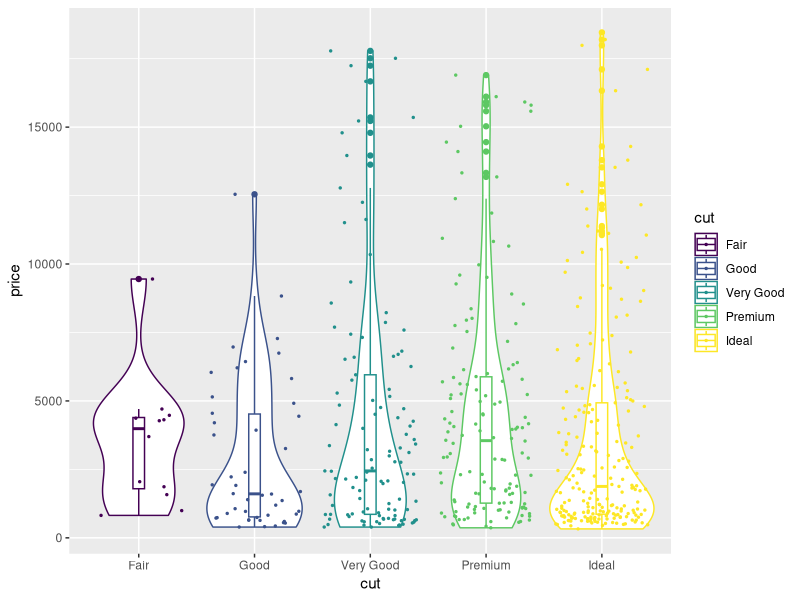

The R source for this figure: (Note: this script raises an error after producing the figure.)
library("ggplot2")
data("diamonds")
d_sample <- diamonds[seq(1,53000,by=100),]
nrow(d_sample)
p <- ggplot(data=d_sample, aes(cut,price , color = cut))+geom_violin()
p + geom_boxplot(width= 0.1)+ geom_jitter(size=0.5)+
  ggsave("ggvolin.pdf")
